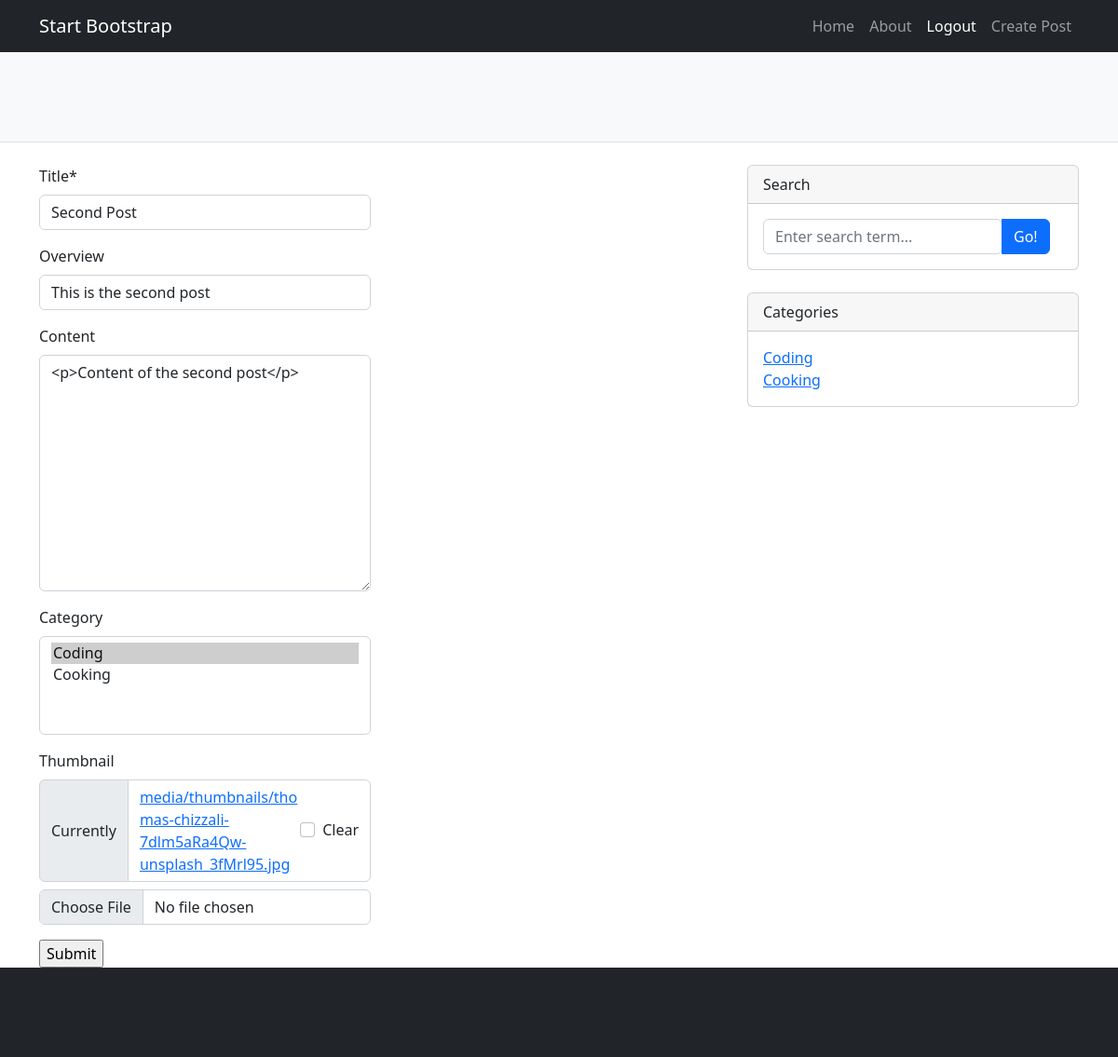
The app's page /post_update/2/ (signed in) with its own data.
### core/models.py (models this page shows, shortened)
class Post(models.Model):
    author = models.ForeignKey(User, on_delete=models.CASCADE)
    title = models.CharField(max_length=30)
    overview = models.CharField(max_length=60, null=True, blank=True)
    content = RichTextField(blank=True, null=True)
    category = models.ManyToManyField(Category, blank=True)
    thumbnail = models.ImageField(upload_to='media/thumbnails', null=True, blank=True)
    timestamp = models.DateTimeField(auto_now_add=True)
    view_count = models.IntegerField(default=0)

class Category(models.Model):
    category_name = models.CharField(max_length=30)
    def __str__(self):
        return self.category_name

### core/views.py (the view)
# urls.py: path('post_update/<int:pk>/', views.post_update, name='post-update'),
def post_update(request, pk):
    post = get_object_or_404(Post, pk=pk)
    if request.user != post.author:
        raise Http404('Unable to update post, you are not the author')
    form = PostForm(request.POST or None, request.FILES or None, instance=post)
    if request.method == 'POST':
        if form.is_valid():
            form.instance.user = request.user
            form.save()
            return redirect(reverse('post-detail', kwargs={'pk': form.instance.id}))
    return render(request, 'core/post_update.html', {'form': form})

### core/forms.py
class PostForm(ModelForm):
    class Meta:
        model = Post
        fields = ['title', 'overview', 'content', 'category', 'thumbnail']

### core/context_processors.py (called while the page is built)
def category_sidebar(request):
    return {'category_list': Category.objects.all()}

### core/templates/core/post_update.html (shortened to what this page needs)
{% extends 'core/base.html' %}
{% load static %}
{% load crispy_forms_tags %}
{% block content %}
    <header class="py-5 bg-light border-bottom mb-4">
    </header>
    <div class="container">
        <div class="row">
            <div class="col-lg-8">
                <div class="row">
                    <div class="col-lg-6">
                        <form method="POST">
                            {{ form|crispy }}
                        <input type="submit"/>
                         </form>
                        </div>
                </div>
            </div>
{% endblock %}

### core/templates/core/base.html (shortened to what this page needs)
{% load static %}
<!DOCTYPE html>
<html lang="en">
<head>
    <link href="{% static 'css/styles.css' %}" rel="stylesheet"/>
</head>
<body>
<nav class="navbar navbar-expand-lg navbar-dark bg-dark">
    <div class="container">
        <a class="navbar-brand" href="{% url 'home' %}">Start Bootstrap</a>
        <div class="collapse navbar-collapse" id="navbarSupportedContent">
            <ul class="navbar-nav ms-auto mb-2 mb-lg-0">
                <li class="nav-item"><a class="nav-link" href="#">Home</a></li>
                <li class="nav-item"><a class="nav-link" href="#!">About</a></li>
                {% if user.is_authenticated %}
                    <li class="nav-item"><a class="nav-link active" aria-current="page"
                                            href="{% url 'logout' %}">Logout</a></li>
                    <li class="nav-item"><a class="nav-link" href="{% url 'add-post' %}">Create Post</a></li>
                {% else %}
                    <li class="nav-item"><a class="nav-link active" aria-current="page"
                                            href="{% url 'login' %}">Login</a></li>
                    <li class="nav-item"><a class="nav-link active" aria-current="page" href="{% url 'register' %}">Register</a>
                    </li>
                {% endif %}
            </ul>
        </div>
    </div>
</nav>
{% block content %}
{% endblock %}
<div class="col-lg-4">
    <div class="card mb-4">
        <div class="card-header">Search</div>
        <div class="card-body">
            <div class="input-group">
                <form action="{% url 'search' %}" method="GET">
                    <input name="q" class="form-control" type="text" placeholder="Enter search term..."
                           aria-label="Enter search term..." aria-describedby="button-search"/>
                </form>
                <button class="btn btn-primary" id="button-search" type="button">Go!</button>
            </div>
        </div>
    </div>
    <div class="card mb-4">
        <div class="card-header">Categories</div>
        <div class="card-body">
            <div class="row">
                <div class="col-sm-6">
                    {% for category in category_list %}
                        <ul class="list-unstyled mb-0">
                            <li><a href="{% url 'category-browse' category.id %}">{{ category.category_name }}</a></li>
                        </ul>
                    {% endfor %}
                </div>
            </div>
        </div>
    </div>
</div>
</div>
</div>
<footer class="py-5 bg-dark">
</footer>
</body>
</html>

### records on screen
Post: title "Second Post", overview "This is the second post", content "<p>Content of the second post</p>"
Category: category_name "Coding"
Category: category_name "Cooking"
